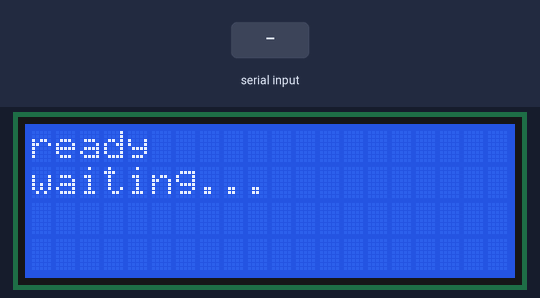
Bench run of a sketch on a simulated Arduino Uno, built with avr-gcc and run on an emulated ATmega328P. Parts: 20×4 character LCD. Inputs (shaded band) come from the test bench.

Above: at 1.2 s.
1.3 s: "clear\n" received over Serial
At 2.4 s:
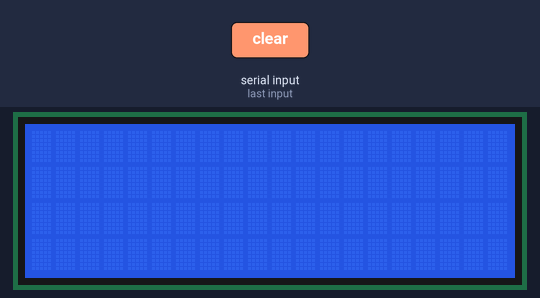
2.8 s: "1\n" received over Serial
Timing chart, 0 to 5.8 s (numbered marks = the images above; inputs shaded):
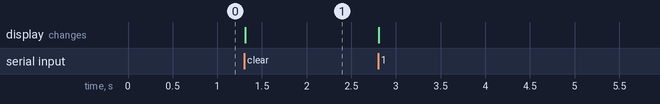

The sketch:

arduino.ino
```cpp
#include <LiquidCrystal_I2C.h>

//define lcd
LiquidCrystal_I2C lcd(0x27,20,4);  // set the LCD address to 0x27 for a 16 chars and 2 line display

void setup() {
  //serial and lcd init
  Serial.begin(9600);
  lcd.init();
  lcd.backlight();

  //write on lcd
  lcd.setCursor(0, 0);
  lcd.print("ready");

  lcd.setCursor(0,1);
  lcd.print("waiting...");
}

void loop() {
  //if we have a message
  if ( Serial.available()) {
    //display the message
    lcd.clear();
    lcd.setCursor(0,0);

    String txt = Serial.readStringUntil('\n');
    lcd.print(txt.substring(0, 16));

    if (txt.length() > 16) {
      lcd.setCursor(0,1);
      lcd.print(txt.substring(16, 32));
    }
    if ( txt.length() > 32){
      lcd.clear();
      lcd.setCursor(0, 0);
      lcd.print("message too long");
    }
    if ( txt == "clear" ) {
      lcd.clear();
    }
  }
}
```

Measured:
- after the input at 1.3 s, the display: changes at once (image 1)
